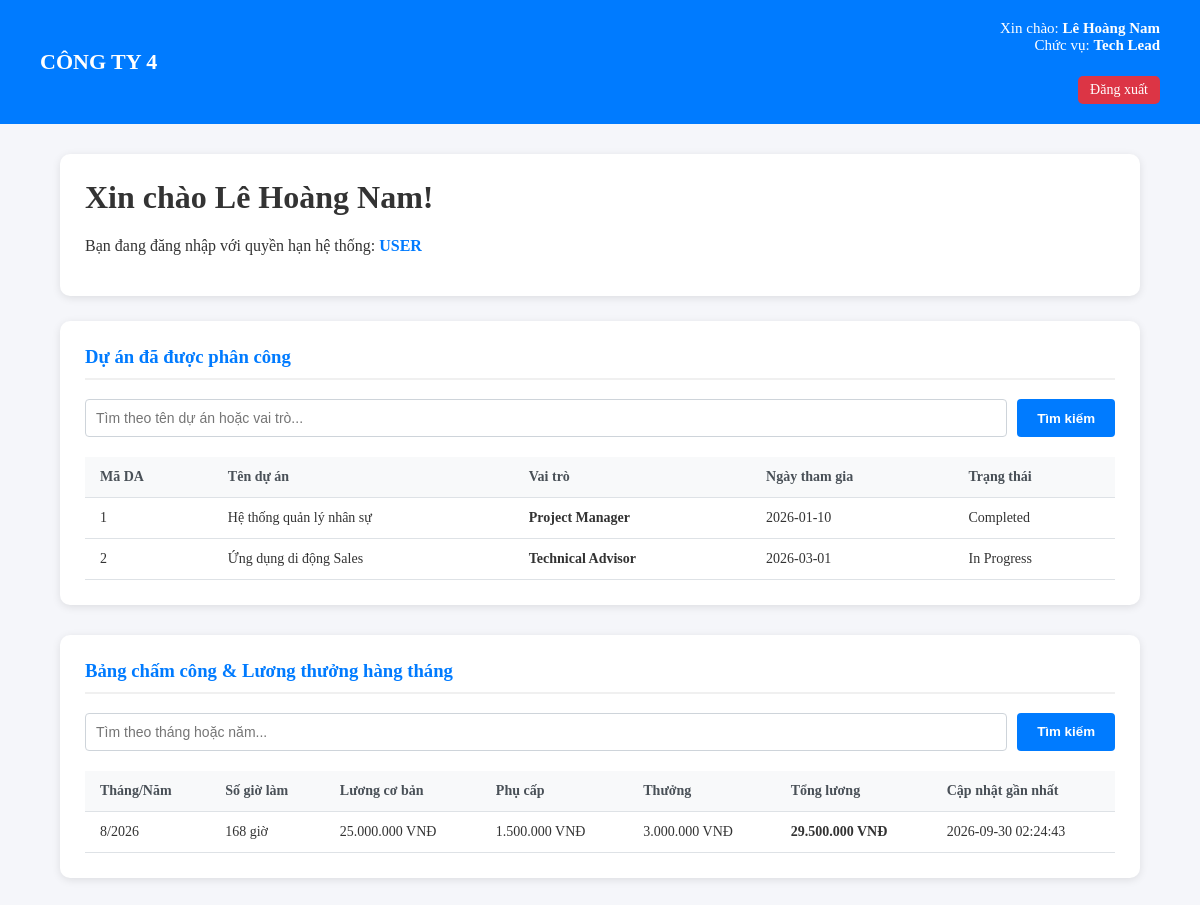
/index.php (signed in), run on the app's committed database.
### tables this page shows
CREATE TABLE `nhanvien` (
  `manhanvien` int(11) NOT NULL,
  `hovaten` varchar(100) NOT NULL,
  `username` varchar(50) NOT NULL,
  `password` varchar(255) NOT NULL,
  `sdt` varchar(20) DEFAULT NULL,
  `ngaysinh` date DEFAULT NULL,
  `maphong` int(11) DEFAULT NULL,
  `chucvu` varchar(50) DEFAULT NULL,
  `luongcoban` decimal(10,2) DEFAULT NULL
);

CREATE TABLE `phancong` (
  `maphancong` int(11) NOT NULL,
  `manhanvien` int(11) DEFAULT NULL,
  `maduan` int(11) DEFAULT NULL,
  `vaitro` varchar(100) DEFAULT NULL,
  `ngaythamgia` date DEFAULT curdate()
);

CREATE TABLE `duan` (
  `maduan` int(11) NOT NULL,
  `tenduan` varchar(150) NOT NULL,
  `mota` text DEFAULT NULL,
  `ngaybatdau` date DEFAULT NULL,
  `ngayketthuc` date DEFAULT NULL,
  `status` enum('Planning','In Progress','Completed','Cancelled') DEFAULT 'Planning',
  `tao` timestamp NOT NULL DEFAULT current_timestamp()
);

CREATE TABLE `chamcong` (
  `machamcong` int(11) NOT NULL,
  `manhanvien` int(11) DEFAULT NULL,
  `thang` int(11) NOT NULL,
  `nam` int(11) NOT NULL,
  `sogiolam` int(11) DEFAULT 0,
  `phucap` decimal(10,2) DEFAULT 0.00,
  `thuong` decimal(10,2) DEFAULT 0.00,
  `ngaycapnhat` timestamp NOT NULL DEFAULT current_timestamp() ON UPDATE current_timestamp()
);

### App/Controllers/DashboardController.php (called while the page is built, shortened)
<?php
class DashboardController {
    public function index() {
        $database = new db();
        $pdo = $database->pdo;
        $username = $_SESSION["username"];
        $stmt = $pdo->prepare("SELECT manhanvien, hovaten, chucvu, luongcoban FROM nhanvien WHERE username = ?");
        $stmt->execute([$username]);
        $user = $stmt->fetch(PDO::FETCH_ASSOC);
        $manhanvien = $user['manhanvien'];
        $hovaten    = $user['hovaten'];
        $chucvu     = $user['chucvu'];
        $luongcoban = floatval($user['luongcoban'] ?? 0);
        $role = (in_array(strtolower($chucvu), ['giám đốc', 'trưởng phòng hr', 'admin'])) ? "admin" : "user";
        $danhsach_phancong = [];
        $danhsach_chamcong = [];
        $search_da = trim($_GET["search_da"] ?? "");
        $search_cc = trim($_GET["search_cc"] ?? "");
        if ($role === "user") {
            if (!empty($search_da)) {
                $stmt_pc = $pdo->prepare("
                    SELECT pc.*, da.tenduan, da.mota, da.ngaybatdau, da.ngayketthuc, da.status
                    FROM phancong pc
                    JOIN duan da ON pc.maduan = da.maduan
                    WHERE pc.manhanvien = ? AND (da.tenduan LIKE ? OR pc.vaitro LIKE ?)
                ");
                $stmt_pc->execute([$manhanvien, "%{$search_da}%", "%{$search_da}%"]);
            } else {
                $stmt_pc = $pdo->prepare("
                    SELECT pc.*, da.tenduan, da.mota, da.ngaybatdau, da.ngayketthuc, da.status
                    FROM phancong pc
                    JOIN duan da ON pc.maduan = da.maduan
                    WHERE pc.manhanvien = ?
                ");
                $stmt_pc->execute([$manhanvien]);
            }
            $danhsach_phancong = $stmt_pc->fetchAll(PDO::FETCH_ASSOC);
            if (!empty($search_cc)) {
                $stmt_cc = $pdo->prepare("
                    SELECT * FROM chamcong
                    WHERE manhanvien = ? AND (thang LIKE ? OR nam LIKE ?)
                    ORDER BY nam DESC, thang DESC
                ");
                $stmt_cc->execute([$manhanvien, "%{$search_cc}%", "%{$search_cc}%"]);
            } else {
                $stmt_cc = $pdo->prepare("
                    SELECT * FROM chamcong
                    WHERE manhanvien = ?
                    ORDER BY nam DESC, thang DESC
                ");
                $stmt_cc->execute([$manhanvien]);
            }
            $danhsach_chamcong = $stmt_cc->fetchAll(PDO::FETCH_ASSOC);
        }
        require_once __DIR__ . '/../Views/header.php';
        require_once __DIR__ . '/../Views/layouts/dashboard.php';
        require_once __DIR__ . '/../Views/footer.php';
    }
}

### App/Views/layouts/dashboard.php (the view, shortened to what this page needs)
<?php
require_once __DIR__ . '/../header.php';
?>
<link rel="stylesheet" href="App/Views/css/dashboard.css">
    <div class="header">
        <h2>CÔNG TY 4</h2>
        <div class="user-info">
            Xin chào: <strong><?php echo htmlspecialchars($hovaten); ?></strong>
            <br>
            Chức vụ: <strong><?php echo htmlspecialchars($chucvu); ?></strong>
            <br><br>
            <a class="logout" href="index.php?controller=Login&action=logout">Đăng xuất</a>
        </div>
    </div>
    <div class="container">
        <div class="welcome">
            <h1>Xin chào <?php echo htmlspecialchars($hovaten); ?>!</h1>
            <p>
                Bạn đang đăng nhập với quyền hạn hệ thống:
                <span class="role">
                    <?php echo strtoupper(htmlspecialchars($role)); ?>
                </span>
            </p>
        </div>
        <?php if ($role === "admin"): ?>
            <h2>Chức năng Admin</h2>
            <div class="menu">
                <a href="index.php?controller=PhongBan&action=index" class="menu-item">
                    <h3>Quản lý phòng ban</h3>
                    <p>Quản lý phòng ban trong hệ thống.</p>
                </a>
                <a href="index.php?controller=NhanVien&action=index" class="menu-item">
                    <h3>Quản lý nhân viên</h3>
                    <p>Thêm, sửa, xóa nhân viên.</p>
                </a>
                <a href="index.php?controller=DuAn&action=index" class="menu-item">
                    <h3>Quản lý dự án</h3>
                    <p>Xem thông tin, báo cáo và thống kê dự án.</p>
                </a>
                <a href="index.php?controller=PhanCong&action=index" class="menu-item">
                    <h3>Quản lý phân công</h3>
                    <p>Quản lý và phân công công việc, dự án.</p>
                </a>
                <a href="index.php?controller=ChamCong&action=index" class="menu-item">
                    <h3>Quản lý chấm công và tiền lương</h3>
                    <p>Thống kê chấm công, bảng lương của nhân viên.</p>
                </a>
            </div>
        <?php else: ?>
            <div class="card">
                <h3>Dự án đã được phân công</h3>
                <form method="GET" action="index.php" class="search-box">
                    <input type="text" name="search_da" placeholder="Tìm theo tên dự án hoặc vai trò..." value="<?php echo htmlspecialchars($search_da); ?>">
                    <button type="submit" class="btn-search">Tìm kiếm</button>
                </form>
                <table>
                    <thead>
                        <tr>
                            <th>Mã DA</th>
                            <th>Tên dự án</th>
                            <th>Vai trò</th>
                            <th>Ngày tham gia</th>
                            <th>Trạng thái</th>
                        </tr>
                    </thead>
                    <tbody>
                        <?php if (count($danhsach_phancong) > 0): ?>
                            <?php foreach ($danhsach_phancong as $pc): ?>
                                <tr>
                                    <td><?php echo $pc['maduan']; ?></td>
                                    <td><?php echo htmlspecialchars($pc['tenduan'] ?? ''); ?></td>
                                    <td><strong><?php echo htmlspecialchars($pc['vaitro'] ?? ''); ?></strong></td>
                                    <td><?php echo htmlspecialchars($pc['ngaythamgia'] ?? ''); ?></td>
                                    <td><?php echo htmlspecialchars($pc['status'] ?? ''); ?></td>
                                </tr>
                            <?php endforeach; ?>
                        <?php else: ?>
                            <tr>
                                <td colspan="5" style="text-align: center;">Bạn chưa được phân công tham gia dự án nào.</td>
                            </tr>
                        <?php endif; ?>
                    </tbody>
                </table>
            </div>
            <div class="card" style="margin-top: 30px;">
                <h3>Bảng chấm công & Lương thưởng hàng tháng</h3>
                <form method="GET" action="index.php" class="search-box">
                    <input type="text" name="search_cc" placeholder="Tìm theo tháng hoặc năm..." value="<?php echo htmlspecialchars($search_cc); ?>">
                    <button type="submit" class="btn-search">Tìm kiếm</button>
                </form>
                <table>
                    <thead>
                        <tr>
                            <th>Tháng/Năm</th>
                            <th>Số giờ làm</th>
                            <th>Lương cơ bản</th>
                            <th>Phụ cấp</th>
                            <th>Thưởng</th>
                            <th>Tổng lương</th>
                            <th>Cập nhật gần nhất</th>
                        </tr>
                    </thead>
                    <tbody>
                        <?php if (count($danhsach_chamcong) > 0): ?>
                            <?php foreach ($danhsach_chamcong as $cc):
                                $phucap = floatval($cc['phucap'] ?? 0);
                                $thuong = floatval($cc['thuong'] ?? 0);
                                $tongluong = $luongcoban + $phucap + $thuong;
                            ?>
                                <tr>
                                    <td><?php echo $cc['thang'] . '/' . $cc['nam']; ?></td>
                                    <td><?php echo htmlspecialchars($cc['sogiolam'] ?? 0); ?> giờ</td>
                                    <td><?php echo number_format($luongcoban, 0, ',', '.'); ?> VNĐ</td>
                                    <td><?php echo number_format($phucap, 0, ',', '.'); ?> VNĐ</td>
                                    <td><?php echo number_format($thuong, 0, ',', '.'); ?> VNĐ</td>
                                    <td><strong><?php echo number_format($tongluong, 0, ',', '.'); ?> VNĐ</strong></td>
                                    <td><?php echo htmlspecialchars($cc['ngaycapnhat'] ?? ''); ?></td>
                                </tr>
                            <?php endforeach; ?>
                        <?php else: ?>
                            <tr>
                                <td colspan="7" style="text-align: center;">Chưa có dữ liệu chấm công và lương cho tài khoản của bạn.</td>
                            </tr>
                        <?php endif; ?>
                    </tbody>
                </table>
            </div>
        <?php endif; ?>
    </div>
<?php
require_once __DIR__ . '/../footer.php';
?>

### index.php (shortened to what this page needs)
<?php
spl_autoload_register(function ($className) {
    $directories = [
        __DIR__ . '/App/Controllers/',
        __DIR__ . '/App/Models/'
    ];
    foreach ($directories as $directory) {
        $file = $directory . $className . '.php';
        if (file_exists($file)) {
            return;
        }
    }
});
$controllerName = isset($_GET['controller']) ? ucfirst($_GET['controller']) . 'Controller' : 'DashboardController';
$actionName     = isset($_GET['action']) ? $_GET['action'] : 'index';
if (class_exists($controllerName)) {
    $controller = new $controllerName();
    if (method_exists($controller, $actionName)) {
        $controller->$actionName();
    } else {
        echo "Phương thức <b>{$actionName}</b> không tồn tại trong controller <b>{$controllerName}</b>.";
    }
} else {
    echo "Controller <b>{$controllerName}</b> không tồn tại.";
}

### App/Views/header.php (shortened to what this page needs)
<!DOCTYPE html>
<html lang="en">
<head>
</head>
<body>

### App/Views/css/dashboard.css (style rules this page uses)
* { box-sizing: border-box; }
body { margin: 0; font-family: "Times New Roman", Times, serif; background: #f5f6fa; color: #333; }
.navbar, .header { background-color: #007bff; color: white; padding: 20px 40px; display: flex; justify-content: space-between; align-items: center; }
.navbar h1, .header h2 { margin: 0; font-size: 22px; }
.user-info { text-align: right; font-size: 15px; }
.logout { color: white; text-decoration: none; background: #dc3545; padding: 6px 12px; border-radius: 5px; font-size: 14px; display: inline-block; margin-top: 5px; }
.container { width: 90%; max-width: 1200px; margin: 30px auto; }
.section, .card, .welcome { background: white; padding: 25px; border-radius: 10px; box-shadow: 0 2px 8px rgba(0,0,0,0.1); margin-bottom: 25px; }
.section h2, .card h3 { margin-top: 0; color: #007bff; border-bottom: 2px solid #f0f0f0; padding-bottom: 10px; }
.welcome h1 { margin-top: 0; }
.role { font-weight: bold; color: #007bff; }
.search-box { display: flex; gap: 10px; margin-bottom: 20px; flex-wrap: wrap; }
.search-box input[type="text"] { flex: 1; min-width: 250px; padding: 10px; border: 1px solid #ced4da; border-radius: 4px; font-size: 14px; }
.btn-search { background-color: #007bff; color: white; border: none; padding: 10px 20px; border-radius: 4px; cursor: pointer; font-weight: bold; }
table { width: 100%; border-collapse: collapse; margin-top: 10px; background: white; }
table th, table td { padding: 12px 15px; text-align: left; border-bottom: 1px solid #dee2e6; font-size: 14px; }
table th { background-color: #f8f9fa; color: #495057; font-weight: bold; }

### data on the page
nhanvien: hovaten "Lê Hoàng Nam", chucvu "Tech Lead", chucvu "USER"
phancong: maduan "1", maduan.tenduan "Hệ thống quản lý nhân sự", vaitro "Project Manager", ngaythamgia "2026-01-10", maduan.status "Completed"
phancong: maduan "2", maduan.tenduan "Ứng dụng di động Sales", vaitro "Technical Advisor", ngaythamgia "2026-03-01", maduan.status "In Progress"
chamcong: thang "8", nam "2026", sogiolam "168", manhanvien.luongcoban "25.000.000", phucap "1.500.000", thuong "3.000.000", tongluong "29.500.000", ngaycapnhat "2026-09-30 02:24:43"
